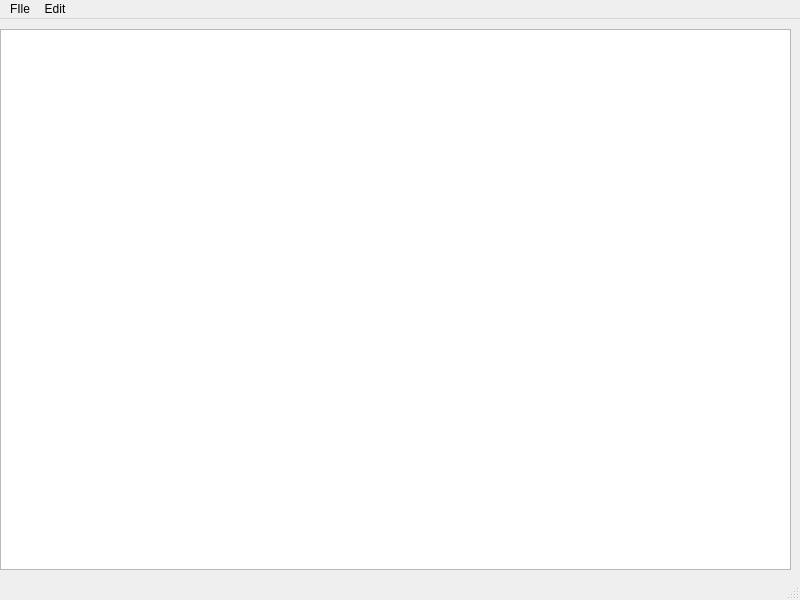
<?xml version="1.0" encoding="UTF-8"?>
<ui version="4.0">
 <class>MainWindow</class>
 <widget class="QMainWindow" name="MainWindow">
  <property name="geometry">
   <rect>
    <x>0</x>
    <y>0</y>
    <width>800</width>
    <height>600</height>
   </rect>
  </property>
  <property name="windowTitle">
   <string>MainWindow</string>
  </property>
  <widget class="QWidget" name="centralwidget">
   <widget class="QWidget" name="verticalLayoutWidget">
    <property name="geometry">
     <rect>
      <x>0</x>
      <y>10</y>
      <width>791</width>
      <height>541</height>
     </rect>
    </property>
    <layout class="QVBoxLayout" name="verticalLayout">
     <item>
      <widget class="QTextEdit" name="textEdit"/>
     </item>
    </layout>
   </widget>
  </widget>
  <widget class="QMenuBar" name="menubar">
   <property name="geometry">
    <rect>
     <x>0</x>
     <y>0</y>
     <width>800</width>
     <height>22</height>
    </rect>
   </property>
   <widget class="QMenu" name="menuFIle">
    <property name="title">
     <string>FIle</string>
    </property>
    <addaction name="actionNew"/>
    <addaction name="actionOpen"/>
    <addaction name="actionSave"/>
    <addaction name="actionExit"/>
   </widget>
   <widget class="QMenu" name="menuEdit">
    <property name="title">
     <string>Edit</string>
    </property>
    <addaction name="actionCopy"/>
    <addaction name="actionPaste"/>
    <addaction name="actionCut"/>
    <addaction name="actionUndo"/>
    <addaction name="actionRedo"/>
   </widget>
   <addaction name="menuFIle"/>
   <addaction name="menuEdit"/>
  </widget>
  <widget class="QStatusBar" name="statusbar"/>
  <action name="actionNew">
   <property name="text">
    <string>New</string>
   </property>
  </action>
  <action name="actionOpen">
   <property name="text">
    <string>Open</string>
   </property>
  </action>
  <action name="actionSave">
   <property name="text">
    <string>Save as</string>
   </property>
  </action>
  <action name="actionExit">
   <property name="text">
    <string>Exit</string>
   </property>
  </action>
  <action name="actionCopy">
   <property name="text">
    <string>Copy</string>
   </property>
  </action>
  <action name="actionPaste">
   <property name="text">
    <string>Paste</string>
   </property>
  </action>
  <action name="actionCut">
   <property name="text">
    <string>Cut</string>
   </property>
  </action>
  <action name="actionUndo">
   <property name="text">
    <string>Undo</string>
   </property>
  </action>
  <action name="actionRedo">
   <property name="text">
    <string>Redo</string>
   </property>
  </action>
 </widget>
 <resources/>
 <connections/>
</ui>
